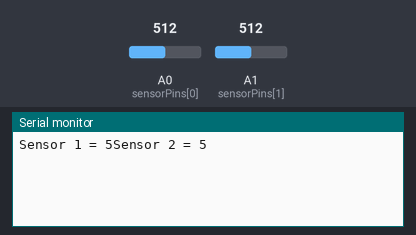
The sketch below on a simulated Arduino Mega 2560, built with avr-gcc and run on an emulated ATmega2560. On the bench: the last lines printed to the serial monitor. The test bench sets the inputs (shaded band); at power-on: A0 (sensorPins[0]) = 512, A1 (sensorPins[1]) = 512.

Above: at 2.8 s.
2.9 s: A0 (sensorPins[0]) set to 716
At 4.7 s:
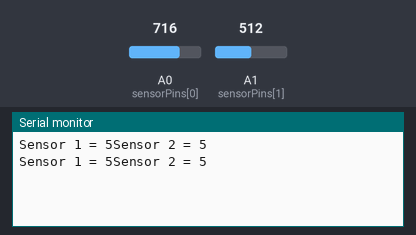
5.6 s: A1 (sensorPins[1]) set to 716
At 7.5 s:
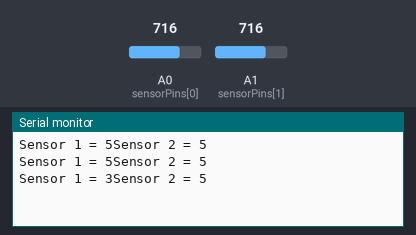
8.3 s: A0 (sensorPins[0]) set to 900
At 10.5 s:
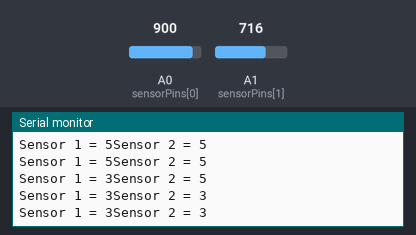
11.0 s: A1 (sensorPins[1]) set to 900
At 13.3 s:
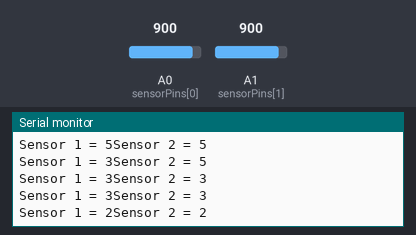
Timing chart, 0 to 14.7 s (numbered marks = the images above; inputs shaded):
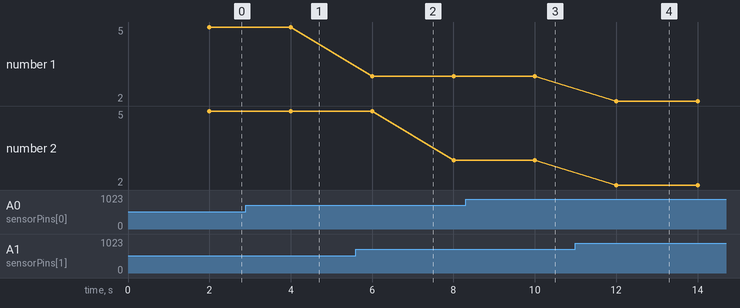

The sketch:

IR-Sensor-GP2Y0A.ino
```cpp
// Sharp IR GP2Y0A41SK0F Distance Test
// http://tinkcore.com/sharp-ir-gp2y0a41-skf/

// copied from https://www.instructables.com/id/How-to-Use-the-Sharp-IR-Sensor-GP2Y0A41SK0F-Arduin/

int sensorPins[] =  {A0,A1}; // CHANGE THIS WHEN USING MEGA  // Sharp IR GP2Y0A41SK0F (4-30cm, analog) CM
int sensorNumber = 2;
int distanceValue[2];  // CHANGE THIS WHEN USING MEGA
void setup() {
  Serial.begin(9600); // start the serial port
}

void loop() {
  // 5
  for (int i = 0 ; i <sensorNumber ; i++)
  {
  float volts = analogRead(sensorPins[i])*0.0048828125;  // value from sensor * (5/1024)
  distanceValue[i] = 13*pow(volts, -1); // worked out from datasheet graph
  delay(1000); // slow down serial port
  }
  Serial.println("Sensor 1 = " + String(distanceValue[0]) + "Sensor 2 = " + String(distanceValue[1]));
}
```

Measured:
- after the input at 11.0 s, the serial monitor: prints a new line after 1.0 s (image 4)
